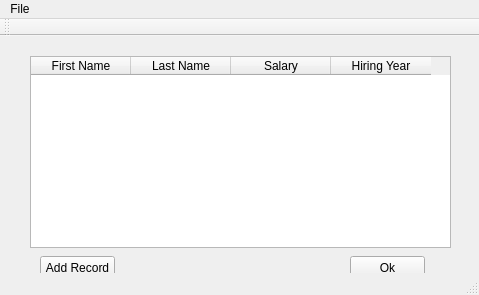
<?xml version="1.0" encoding="UTF-8"?>
<ui version="4.0">
 <class>MainWindow</class>
 <widget class="QMainWindow" name="MainWindow">
  <property name="geometry">
   <rect>
    <x>0</x>
    <y>0</y>
    <width>479</width>
    <height>295</height>
   </rect>
  </property>
  <property name="windowTitle">
   <string>MainWindow</string>
  </property>
  <widget class="QWidget" name="centralWidget">
   <widget class="QTableWidget" name="tableWidget">
    <property name="geometry">
     <rect>
      <x>30</x>
      <y>20</y>
      <width>421</width>
      <height>192</height>
     </rect>
    </property>
    <property name="minimumSize">
     <size>
      <width>401</width>
      <height>0</height>
     </size>
    </property>
    <attribute name="horizontalHeaderShowSortIndicator" stdset="0">
     <bool>true</bool>
    </attribute>
    <column>
     <property name="text">
      <string>First Name</string>
     </property>
    </column>
    <column>
     <property name="text">
      <string>Last Name</string>
     </property>
    </column>
    <column>
     <property name="text">
      <string>Salary</string>
     </property>
    </column>
    <column>
     <property name="text">
      <string>Hiring Year</string>
     </property>
    </column>
   </widget>
   <widget class="QPushButton" name="AddButton">
    <property name="geometry">
     <rect>
      <x>40</x>
      <y>220</y>
      <width>75</width>
      <height>23</height>
     </rect>
    </property>
    <property name="text">
     <string>Add Record</string>
    </property>
   </widget>
   <widget class="QPushButton" name="pushButton_2">
    <property name="geometry">
     <rect>
      <x>350</x>
      <y>220</y>
      <width>75</width>
      <height>23</height>
     </rect>
    </property>
    <property name="text">
     <string>Ok</string>
    </property>
   </widget>
  </widget>
  <widget class="QMenuBar" name="menuBar">
   <property name="geometry">
    <rect>
     <x>0</x>
     <y>0</y>
     <width>479</width>
     <height>21</height>
    </rect>
   </property>
   <widget class="QMenu" name="menuFile">
    <property name="title">
     <string>File</string>
    </property>
    <addaction name="actionSave"/>
   </widget>
   <addaction name="menuFile"/>
  </widget>
  <widget class="QToolBar" name="mainToolBar">
   <attribute name="toolBarArea">
    <enum>TopToolBarArea</enum>
   </attribute>
   <attribute name="toolBarBreak">
    <bool>false</bool>
   </attribute>
  </widget>
  <widget class="QStatusBar" name="statusBar"/>
  <action name="actionSave">
   <property name="text">
    <string>Save</string>
   </property>
  </action>
 </widget>
 <layoutdefault spacing="6" margin="11"/>
 <resources/>
 <connections/>
</ui>
